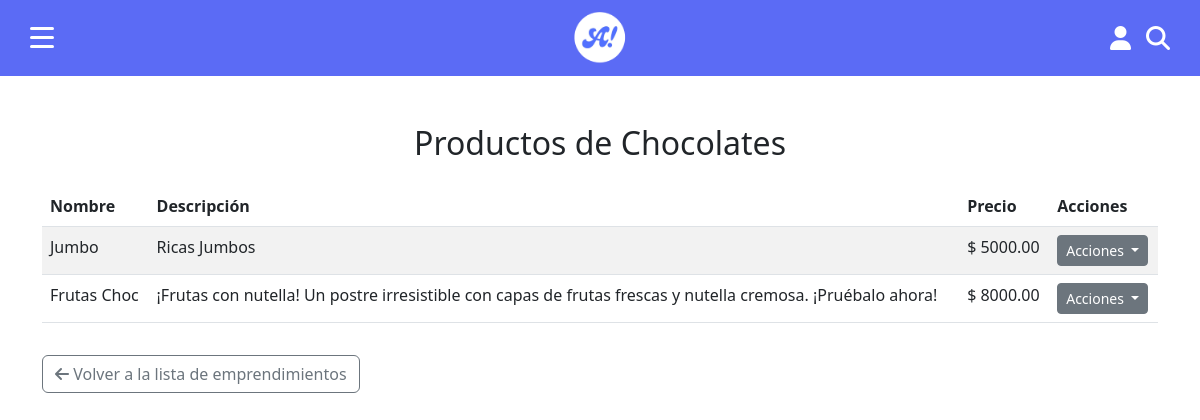
/emprendedores/2/productos/, run on an earlier commit of the app's database.
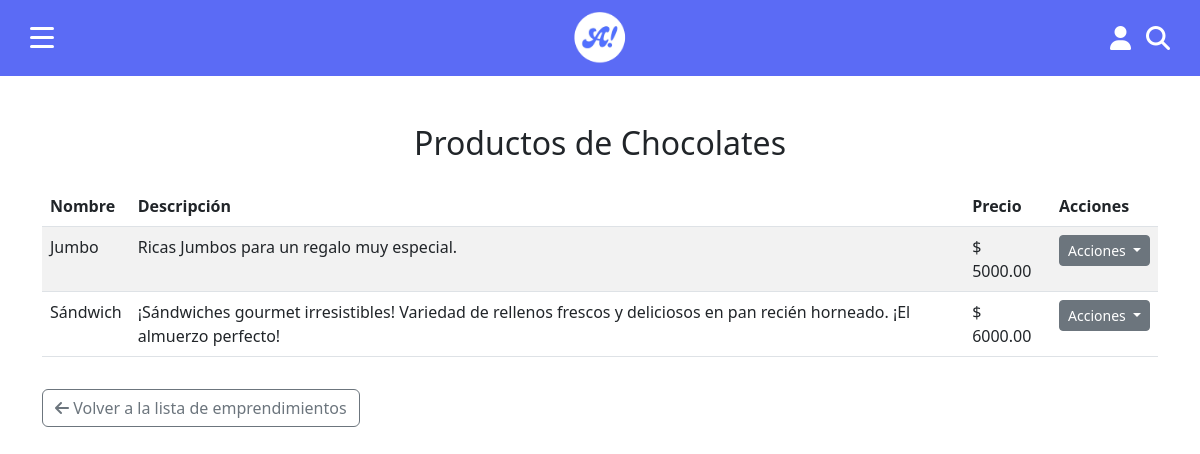
And on a later commit of the database.
### RegistroEmprendedores/models.py (models this page shows, shortened)
class Product(models.Model):
    entrepreneur = models.ForeignKey(Entrepreneur, on_delete=models.CASCADE, related_name='products')
    name = models.CharField(max_length=255)
    price = models.DecimalField(max_digits=10, decimal_places=2)
    category = models.CharField(max_length=100)
    description = models.TextField()
    image = models.ImageField(upload_to='products/images/')

### RegistroEmprendedores/views.py (the view)
# urls.py: path('emprendedores/<int:pk>/productos/', views.view_products, name='view_products'),
def view_products(request, pk):
    entrepreneur = get_object_or_404(Entrepreneur, pk=pk)
    products = Product.objects.filter(entrepreneur=entrepreneur)
    return render(request, 'view_products.html', {'entrepreneur': entrepreneur, 'products': products})

### RegistroEmprendedores/templates/view_products.html (shortened to what this page needs)
{% load static %}
<!DOCTYPE html>
<html lang="es">
<head>
  <link href="https://cdn.jsdelivr.net/npm/bootstrap@5.3.0/dist/css/bootstrap.min.css" rel="stylesheet">
  <link rel="stylesheet" type="text/css" href="{% static 'cuentas/css/style.css' %}">
  <link rel="stylesheet" href="{% static 'negocios/css/carrusel.css' %}">
  <link rel="stylesheet" href="https://cdnjs.cloudflare.com/ajax/libs/font-awesome/6.4.2/css/all.min.css">
</head>
<body>
  <div class="top-bar">
    <div class="contenedor-izquierda">
      <div class="icono-menu" id="icono-menu">
        <div class="linea"></div>
        <div class="linea"></div>
        <div class="linea"></div>
      </div>
    </div>
    <img src="{% static 'cuentas/img/logo.png' %}" alt="Logo" class="logo">
    <div class="iconos-derecha">
      <i id="icono-usuario" class="fa-solid fa-user"></i>
      <i class="fa-solid fa-magnifying-glass"></i>
    </div>
  </div>
  <div class="container mt-5">
    <h2 class="text-center">Productos de {{ entrepreneur.business_name }}</h2>
    <table class="table table-striped mt-4">
      <thead>
        <tr>
          <th>Nombre</th>
          <th>Descripción</th>
          <th>Precio</th>
          <th>Acciones</th>
        </tr>
      </thead>
      <tbody>
        {% for product in products %}
          <tr>
            <td>{{ product.name }}</td>
            <td>{{ product.description }}</td>
            <td>$ {{ product.price }}</td>
            <td>
              <div class="dropdown">
                <button class="btn btn-secondary btn-sm dropdown-toggle" type="button" id="dropdownMenuButton{{ product.pk }}" data-bs-toggle="dropdown" aria-expanded="false">
                  Acciones
                </button>
              </div>
            </td>
          </tr>
        {% endfor %}
      </tbody>
    </table>
    <a href="{% url 'entrepreneur_list' %}" class="btn btn-outline-secondary mt-3">
      <i class="fa-solid fa-arrow-left"></i> Volver a la lista de emprendimientos
    </a>
  </div>
</body>
</html>

What changed in the data, as far as the page shows it:
removed Product: name "Frutas Choc", description "¡Frutas con nutella! Un postre irresistible con capas de frutas frescas y nutella cremosa. ¡Pruébalo ahora!", price "8000.00"
changed Product "Jumbo": description "Ricas Jumbos" → "Ricas Jumbos para un regalo muy especial."
added Product: name "Sándwich", description "¡Sándwiches gourmet irresistibles! Variedad de rellenos frescos y deliciosos en pan recién horneado. ¡El almuerzo perfecto!", price "6000.00"
